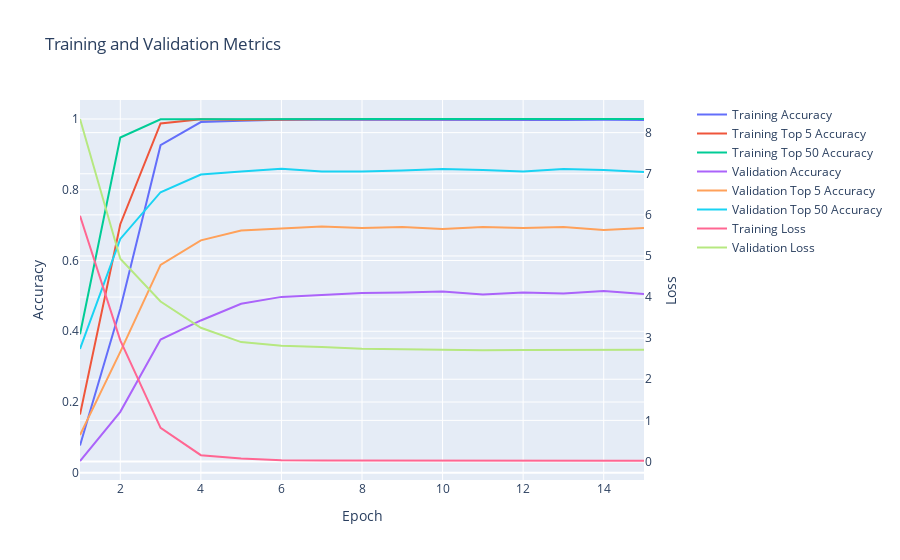

The cell this chart's notebook holds for it:
### Code cell
softmax_cross_entropy_model.display_training_history()

### Figure 1 — Plotly figure (JSON) as saved in the notebook; plotly's stock layout.template omitted (floating-point values rounded to 4 significant figures)
{"data": [{"mode": "lines", "name": "Training Accuracy", "type": "scatter", "x": [1, 2, 3, 4, 5, 6, 7, 8, 9, 10, 11, 12, 13, 14, 15], "xaxis": "x", "y": [0.0774, 0.4634, 0.9261, 0.9913, 0.9948, 0.9976, 0.9976, 0.9972, 0.9976, 0.9972, 0.9972, 0.9976, 0.9969, 0.9979, 0.9972, 0.9976], "yaxis": "y"}, {"mode": "lines", "name": "Training Top 5 Accuracy", "type": "scatter", "x": [1, 2, 3, 4, 5, 6, 7, 8, 9, 10, 11, 12, 13, 14, 15], "xaxis": "x", "y": [0.1649, 0.7025, 0.9875, 0.999, 0.9969, 0.9986, 0.999, 0.9993, 0.9997, 0.9997, 0.9997, 0.9997, 0.9997, 0.9997, 0.9997, 0.9997], "yaxis": "y"}, {"mode": "lines", "name": "Training Top 50 Accuracy", "type": "scatter", "x": [1, 2, 3, 4, 5, 6, 7, 8, 9, 10, 11, 12, 13, 14, 15], "xaxis": "x", "y": [0.3915, 0.9476, 0.9993, 0.9997, 0.9979, 0.9993, 0.999, 0.9993, 0.9997, 0.9997, 1.0, 0.9997, 0.9997, 0.9997, 0.9997, 0.9997], "yaxis": "y"}, {"mode": "lines", "name": "Validation Accuracy", "type": "scatter", "x": [1, 2, 3, 4, 5, 6, 7, 8, 9, 10, 11, 12, 13, 14, 15], "xaxis": "x", "y": [0.03333, 0.1722, 0.3764, 0.4306, 0.4778, 0.4972, 0.5028, 0.5083, 0.5097, 0.5125, 0.5042, 0.5097, 0.5069, 0.5139, 0.5056, 0.5153], "yaxis": "y"}, {"mode": "lines", "name": "Validation Top 5 Accuracy", "type": "scatter", "x": [1, 2, 3, 4, 5, 6, 7, 8, 9, 10, 11, 12, 13, 14, 15], "xaxis": "x", "y": [0.1069, 0.3417, 0.5875, 0.6569, 0.6847, 0.6903, 0.6958, 0.6917, 0.6944, 0.6889, 0.6944, 0.6917, 0.6944, 0.6861, 0.6917, 0.6931], "yaxis": "y"}, {"mode": "lines", "name": "Validation Top 50 Accuracy", "type": "scatter", "x": [1, 2, 3, 4, 5, 6, 7, 8, 9, 10, 11, 12, 13, 14, 15], "xaxis": "x", "y": [0.35, 0.6611, 0.7931, 0.8431, 0.8514, 0.8597, 0.8514, 0.8514, 0.8542, 0.8583, 0.8556, 0.8514, 0.8583, 0.8556, 0.85, 0.8542], "yaxis": "y"}, {"mode": "lines", "name": "Training Loss", "type": "scatter", "x": [1, 2, 3, 4, 5, 6, 7, 8, 9, 10, 11, 12, 13, 14, 15], "xaxis": "x", "y": [5.976, 2.947, 0.8186, 0.1523, 0.07219, 0.03112, 0.02358, 0.02113, 0.01863, 0.01792, 0.01772, 0.0112, 0.01278, 0.01121, 0.01451, 0.009353], "yaxis": "y2"}, {"mode": "lines", "name": "Validation Loss", "type": "scatter", "x": [1, 2, 3, 4, 5, 6, 7, 8, 9, 10, 11, 12, 13, 14, 15], "xaxis": "x", "y": [8.332, 4.931, 3.892, 3.252, 2.904, 2.815, 2.783, 2.74, 2.733, 2.711, 2.707, 2.714, 2.718, 2.724, 2.718, 2.713], "yaxis": "y2"}], "layout": {"title": {"text": "Training and Validation Metrics"}, "xaxis": {"anchor": "y", "domain": [0.0, 0.94], "title": {"text": "Epoch"}}, "yaxis": {"anchor": "x", "domain": [0.0, 1.0], "title": {"text": "Accuracy"}}, "yaxis2": {"anchor": "x", "overlaying": "y", "side": "right", "title": {"text": "Loss"}}}}
